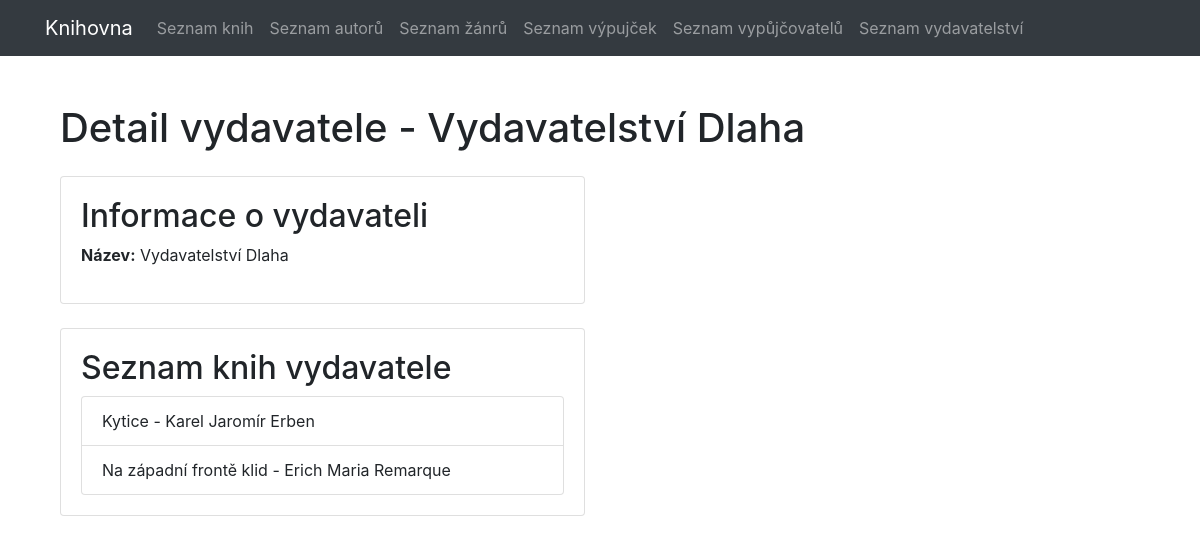
Page /publishers/1/ on the committed database.
### library/models.py (models this page shows, shortened)
class Publisher(models.Model):
    name = models.CharField(max_length=100)

class Book(models.Model):
    title = models.CharField(max_length=100)
    author = models.ForeignKey('Author', on_delete=models.CASCADE)
    publisher = models.ForeignKey('Publisher', on_delete=models.CASCADE)
    publication_date = models.DateField()
    genre = models.ForeignKey('Genre', on_delete=models.CASCADE)  # Použijeme ID žánru "Nezařazeno"

class Author(models.Model):
    name = models.CharField(max_length=50)
    birth_date = models.DateField()

### library/views.py (the view)
# urls.py: path('publishers/<int:publisher_id>/', publisher_detail, name='publisher_detail'),
def publisher_detail(request, publisher_id):
    publisher = get_object_or_404(Publisher, pk=publisher_id)
    books = Book.objects.filter(publisher=publisher)
    return render(request, 'publisher_detail.html', {'publisher': publisher, 'books': books})

### library/templates/publisher_detail.html (shortened to what this page needs)
{% extends 'base.html' %}
{% block content %}
    <div class="container">
        <div class="row mt-5">
            <div class="col-md-12">
                <h1 class="mb-4">Detail vydavatele - {{ publisher.name }}</h1>
            </div>
        </div>
        <div class="row">
            <div class="col-md-6">
                <div class="card">
                    <div class="card-body">
                        <h2>Informace o vydavateli</h2>
                        <p><strong>Název:</strong> {{ publisher.name }}</p>
                    </div>
                </div>
            </div>
        </div>
        <div class="row mt-4">
            <div class="col-md-6">
                <div class="card">
                    <div class="card-body">
                        <h2>Seznam knih vydavatele</h2>
                        <ul class="list-group">
                            {% for book in books %}
                                <li class="list-group-item">{{ book.title }} - {{ book.author.name }}</li>
                            {% endfor %}
                        </ul>
                    </div>
                </div>
            </div>
        </div>
    </div>
{% endblock %}

### rows in the picture
Publisher: name "Vydavatelství Dlaha"
Book: title "Kytice", author.name "Karel Jaromír Erben"
Book: title "Na západní frontě klid", author.name "Erich Maria Remarque"
